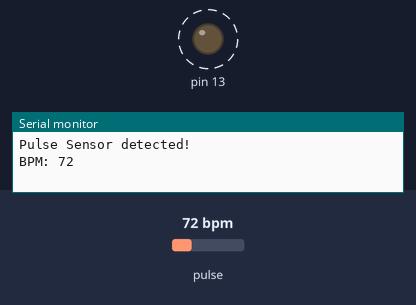
Recording of a sketch running on a simulated Arduino Uno, built with avr-gcc and run on an emulated ATmega328P. Parts: output pins drawn as LEDs (lit = HIGH), the last lines printed to the serial monitor. Dashed ring = blinking. The inputs (shaded band) are chosen by the test bench; at power-on: pulse 72 bpm.

Above: at 1.2 s.
1.3 s: pulse set to 42 bpm
At 3.1 s:
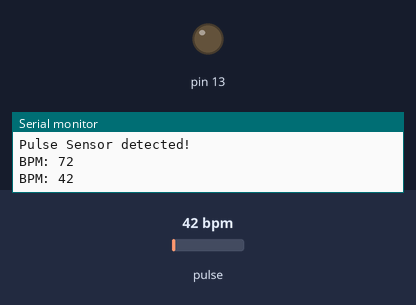
3.7 s: pulse set to 100 bpm
At 4.42 s:
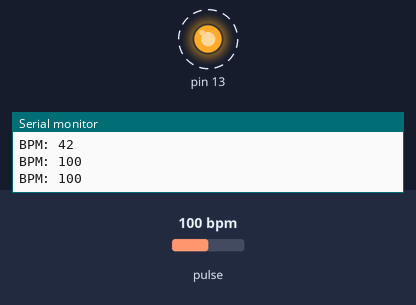
Timing chart, 0 to 12.7 s (numbered marks = the images above; inputs shaded):
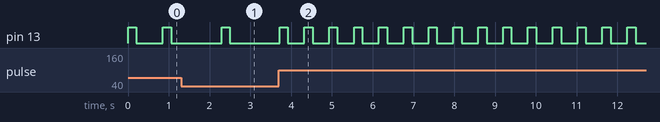

Measured:
- after the input at 3.7 s, pin 13: alternates HIGH for 0.20 s and LOW for 0.41 s, starting after 0.62 s

The sketch:

Heart_Rate.ino
```cpp
//Resources
//https://how2electronics.com/heartbeat-pulse-bpm-rate-monitor-using-arduino-pulse-sensor/


#define USE_ARDUINO_INTERRUPTS true // Set-up low-level interrupts for most acurate BPM math.
#include <PulseSensorPlayground.h>

// Variables
const int PulseWire = 0;
const int LED13 = 13;
int Threshold = 550; // Determine which Signal to "count as a beat" and which to ignore.


PulseSensorPlayground pulseSensor; // Creates an instance of the PulseSensorPlayground object called "pulseSensor"

void setup()
{

    Serial.begin(9600); // For Serial Monitor

    // Configure the PulseSensor object, by assigning our variables to it.
    pulseSensor.analogInput(PulseWire);
    pulseSensor.blinkOnPulse(LED13); //auto-magically blink Arduino's LED with heartbeat.
    pulseSensor.setThreshold(Threshold);

    // Double-check the "pulseSensor" object was created and "began" seeing a signal.
    if (pulseSensor.begin())
    {
        Serial.println("Pulse Sensor detected!"); //This prints one time at Arduino power-up, or on Arduino reset.
    }
}

void loop()
{
    int myBPM = pulseSensor.getBeatsPerMinute(); // Calls function on pulseSensor object that returns BPM as an "int".


    if (pulseSensor.sawStartOfBeat())  // Constantly test to see if "a beat happened".
    {
        Serial.print("BPM: ");
        Serial.println(myBPM);
    }

    delay(20); // considered best practice in a simple sketch.
}
```
